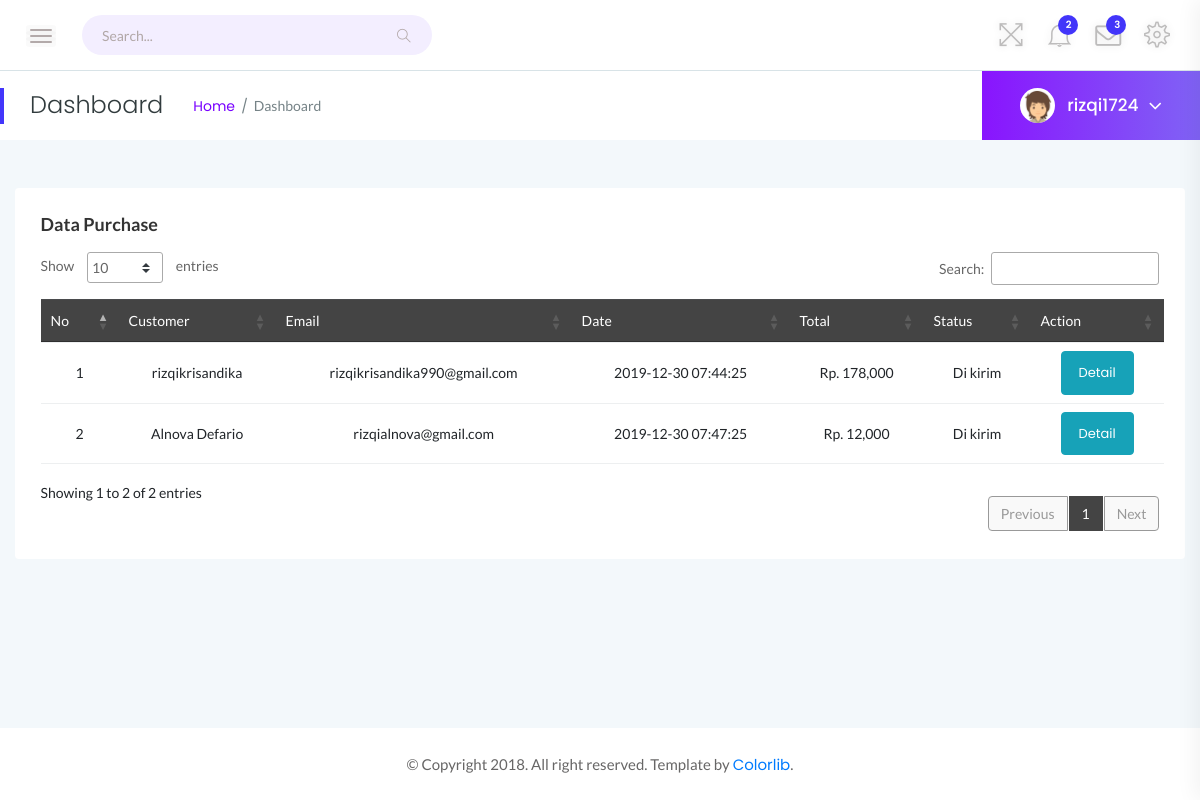
/ls/index.php?page=purchase (signed in), run on an earlier commit of the app's database.
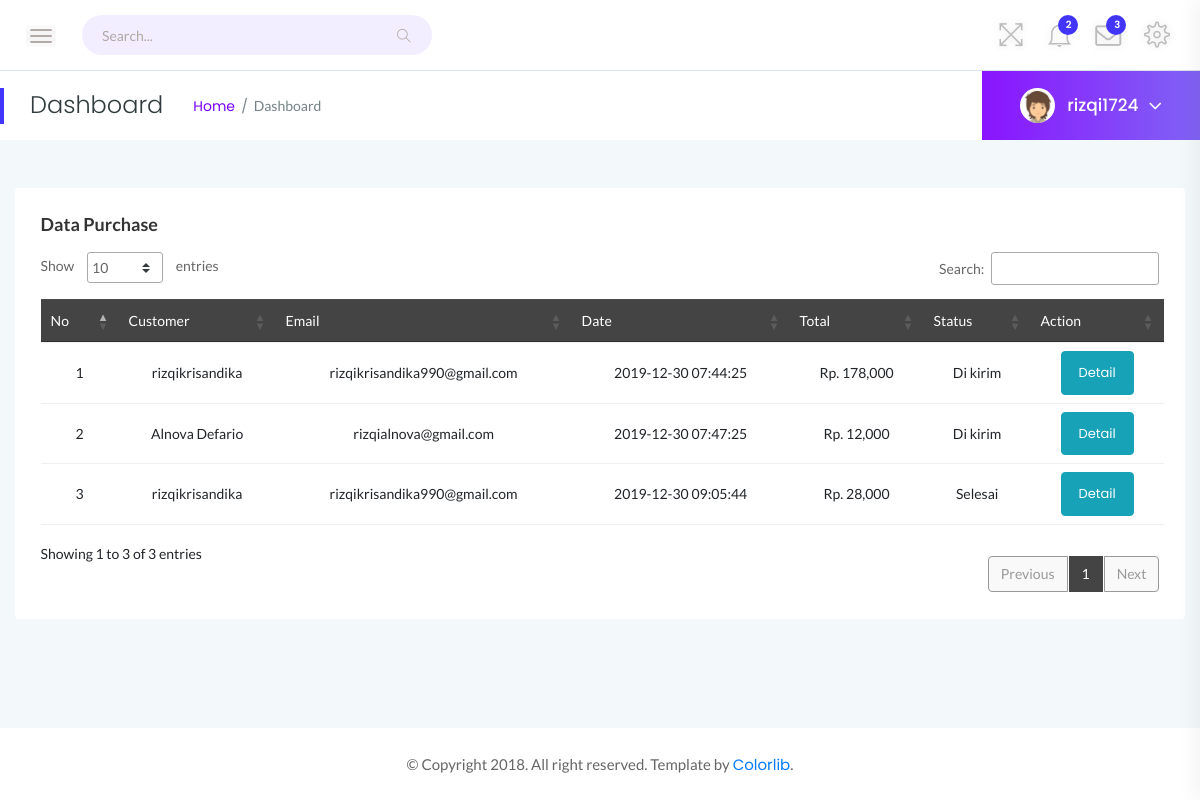
And on a later commit of the database.
### tables this page shows
CREATE TABLE `pembelian` (
  `id_pembelian` int(11) NOT NULL,
  `id_pelanggan` int(11) NOT NULL,
  `id_toko` int(11) NOT NULL,
  `tanggal_pembelian` timestamp NOT NULL DEFAULT current_timestamp(),
  `total_pembelian` int(11) NOT NULL,
  `status_pembelian` varchar(20) NOT NULL DEFAULT 'Diproses',
  `alamat` varchar(255) DEFAULT NULL
);

CREATE TABLE `pelanggan` (
  `id_pelanggan` int(11) NOT NULL,
  `nama` varchar(255) NOT NULL,
  `email` varchar(255) NOT NULL,
  `password` varchar(255) NOT NULL,
  `nohp` varchar(12) NOT NULL,
  `alamat` varchar(100) DEFAULT NULL,
  `gambar` varchar(255) DEFAULT NULL,
  `tanggal_daftar` datetime NOT NULL DEFAULT current_timestamp()
);

### ls/index.php (called while the page is built)
<?php
	include "content/index.php";
?>

### ls/layout/purchase.php (the view, shortened to what this page needs)
<!doctype html>
<html class="no-js" lang="en">
<body>
            <div class="main-content-inner">
                <div class="row">
                    <div class="col-12 mt-5">
                        <div class="card">
                            <div class="card-body">
                                <h4 class="header-title">Data Purchase</h4>
                                <div class="data-tables datatable-dark">
                                    <table id="dataTable3" class="text-center">
                                        <thead class="text-capitalize">
                                            <tr>
                                            <td>No</td>
                                            <td>Customer</td>
                                            <td>Email</td>
                                            <td>Date</td>
                                            <td>Total</td>
                                            <td>Status</td>
                                            <td>Action</td>
                                            </tr>
                                        </thead>
                                        <tbody>
                                        <?php
                                            $db = mysqli_query($koneksi,"select * from pembelian join pelanggan on pembelian.id_pelanggan=pelanggan.id_pelanggan");
                                            $mulai = 0;
                                            $no =$mulai+1;
                                            while ($pembelian = mysqli_fetch_assoc($db)) { ?>
                                                <tr>
                                                    <td><?php echo $no++ ?></td>
                                                    <td><?php echo $pembelian['nama'];?></td>
                                                    <td><?php echo $pembelian['email'];?></td>
                                                    <td><?php echo $pembelian['tanggal_pembelian'];?></td>
                                                    <td>Rp. <?php echo number_format($pembelian['total_pembelian']);?></td>
                                                    <td><?php echo $pembelian['status_pembelian'];?></td>
                                                    <td>
                                                    <?php if($pembelian['status_pembelian']=="Verifikasi"): ?>
                                                        <a href="index.php?page=detailpurchase&id=<?php echo $pembelian['id_pembelian'];?>" class="btn btn-info">Detail</a>
                                                        <a href="index.php?page=purchase-payment&id=<?php echo $pembelian['id_pembelian'];?>" class="btn btn-success">Payment</a>
                                                    <?php else: ?>
                                                        <a href="index.php?page=detailpurchase&id=<?php echo $pembelian['id_pembelian'];?>" class="btn btn-info">Detail</a>
                                                    <?php endif ?>
                                                    </td>
                                                </tr>
                                            <?php } ?>
                                        </tbody>
                                    </table>
                                </div>
                            </div>
                        </div>
                    </div>
                </div>
            </div>
        </div>
        <footer>
            <div class="footer-area">
                <p>© Copyright 2018. All right reserved. Template by <a href="https://colorlib.com/wp/">Colorlib</a>.</p>
            </div>
        </footer>
    </div>
</body>
</html>

What changed in the data, as far as the page shows it:
added pembelian: id_pelanggan.nama "rizqikrisandika", id_pelanggan.email "rizqikrisandika990@gmail.com", tanggal_pembelian "2019-12-30 09:05:44", total_pembelian "28,000", status_pembelian "Selesai"
Also different on the page:
text written by a page script: "Show entries Search: Showing 1 to 2 of 2 entries Previous 1 Next" → "Show entries Search: Showing 1 to 3 of 3 entries Previous 1 Next"
